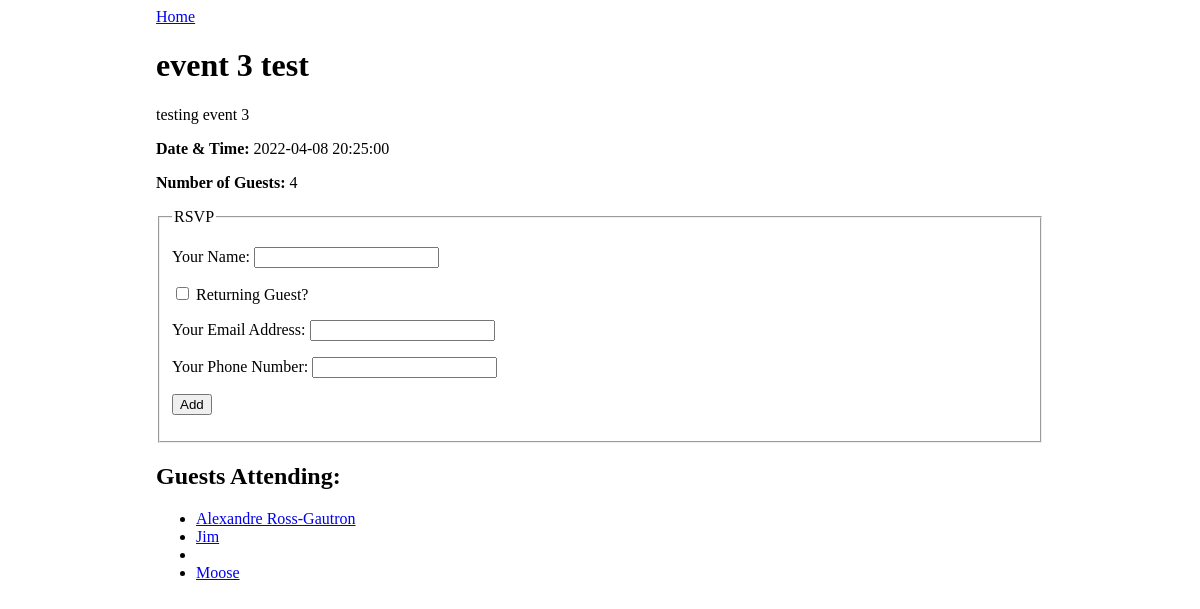
/event/3, run on the app's committed database.
### events_app/models.py (models this page shows)
class Event(db.Model):
    id = db.Column(db.Integer, primary_key=True)
    title = db.Column(db.String(150), nullable=False)
    description = db.Column(db.String)
    date_and_time = db.Column(db.DateTime)
    guests = db.relationship('Guest', secondary='guest_event', back_populates='events_attending')

class Guest(db.Model):
    id = db.Column(db.Integer, primary_key=True)
    name = db.Column(db.String(99), nullable=False)
    email = db.Column(db.String(99), nullable=False)
    phone = db.Column(db.String(12), nullable=False)
    events_attending = db.relationship('Event', secondary='guest_event', back_populates='guests')

### events_app/routes.py (the view)
@main.route('/event/<event_id>', methods=['GET'])
def event_detail(event_id):
    event = Event.query.get(event_id)
    return render_template('event_detail.html', event=event)

### events_app/templates/event_detail.html (shortened to what this page needs)
{% extends 'base.html' %}
{% block content %}
<a href="/">Home</a>
<h1>{{ event.title }} </h1>
<p>{{ event.description }}</p>
<p><strong>Date & Time:</strong> {{ event.date_and_time }}</p>
<p><strong>Number of Guests:</strong> {{ event.guests|length }}</p>
<form method="POST">
    <fieldset>
        <legend>RSVP</legend>
        <p>
            <label>
                Your Name:
                <input type="text" name="guest_name">
            </label>
        </p>
        <p>
            <label>
                <input type="checkbox" name="returning" onchange="returningGuestChanged(this.checked)">
                Returning Guest?
            </label>
        </p>
        <div id="new-guest-info">
            <p>
                <label>
                    Your Email Address:
                    <input type="email" name="email">
                </label>
            </p>
            <p>
                <label>
                    Your Phone Number:
                    <input type="phone" name="phone">
                </label>
            </p>
        </div>
        <p>
            <input type="submit" name="submit" value="Add">
        </p>
    </fieldset>
</form>
<h2>Guests Attending:</h2>
<ul>
    {% for guest in event.guests %}
    <li><a href="/guest/{{ guest.id }}">{{ guest.name }}</a></li>
    {% endfor %}
</ul>
{% endblock %}

### events_app/static/style.css (style rules this page uses)
body { display: flex; justify-content: center; }

### data on the page
Event: title "event 3 test", description "testing event 3", date_and_time "2022-04-08 20:25:00"
Guest: name "Alexandre Ross-Gautron"
Guest: name "Jim"
Guest: name "Moose"

### other printed values
{{ event.guests|length }} "4"
